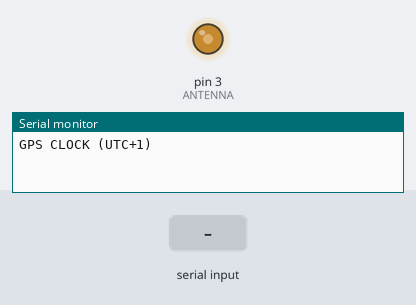
Bench run of a sketch on a simulated Arduino Uno, built with avr-gcc and run on an emulated ATmega328P. Parts: output pins drawn as LEDs (lit = HIGH), the last lines printed to the serial monitor. Dashed ring = blinking. The test bench sets the inputs (shaded band).

Above: at 1.2 s.
1.3 s: "$GPRMC\n" received over the second serial link
At 1.8 s:
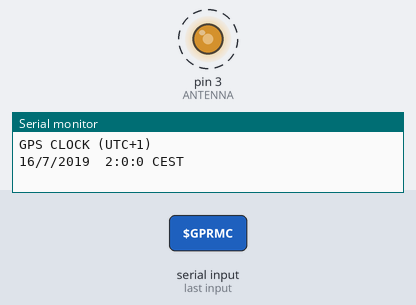
Timing chart, 0 to 10.3 s (numbered marks = the images above; inputs shaded):
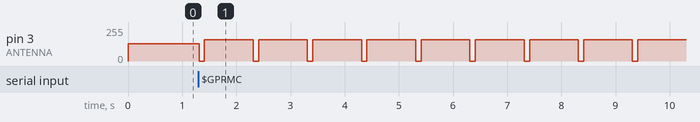

Measured:
- after the input at 1.3 s, pin 3 (ANTENNA): alternates 158/255 for 0.90 s and 0/255 for 0.10 s, starting at once

The sketch:

gps2dcf77.ino
```cpp
/*
 * Transmisor DCF77 con patrón GPS
 * No utiliza librerías para GPS ni PWM
 * * :P 2022 raphik
 *
 * El sistema mantiene la hora UTC
 * Se visualiza la hora CET/CEST (se calcula automáticamente)
 * La transmisión DCF77 es del minuto siguiente a la hora CES/CEST
 DCF77
 Position 0         5        10        15        20        25        30        35        40        45        50        55      59
          |         |         |         |         |         |         |         |         |         |         |         |       |
 VALUE    0,0,0,0,0,0,0,0,0,0,0,0,0,0,0,0,0,0,1,0,1,0,1,0,0,0,1,0,0,1,0,0,1,1,0,1,1,0,1,0,1,0,1,0,1,0,0,0,1,0,0,1,0,0,0,1,0,0,0,0
          X |___________________________________| X |___________| P |_________| P |_________| |___| |_______| |_____________| P
 CONTENT     DATOS METEOROLÓGICOS                    MINUTOS         HORAS         D.MES      D.SEM  MES       AÑO
*/

#include <TimeLib.h>
#include <SoftwareSerial.h>

#define DCF_freq 77500        // frecuencia de la portadora
#define ANTENNA 3             // antena
#define MODULATION 0
#define NO_MODULATION 127
#define S_RX    9             // pin RX (GPS-TX)
#define S_TX    8             // pin TX (GPS-RX) no es necesario conectar
// #define OLD_GPS 1024*7*86400  // 1024 semanas expresadas en segundos
// #define CET     3600          // horario de invierno (UTC+1)
// #define CEST    7200          // horario de venaro (UTC+2)

SoftwareSerial SerialGPS(S_RX, S_TX);

int DCF77[60];                // tabla con los 60 bits DCF77
int actSecond;
unsigned long prevMillis, actMillis;

// código BDC
int BCD[10][4] = { {0,0,0,0},{0,0,0,1},{0,0,1,0},{0,0,1,1},{0,1,0,0},{0,1,0,1},{0,1,1,0},{0,1,1,1},{1,0,0,0},{1,0,0,1} };


void setup(void) {
  // configuración del timer 2 a 77699 Hz
  pinMode (ANTENNA, OUTPUT) ;
  TCCR2A = 0x23 ;
  TCCR2B = 0x09 ; // mode 7, clock prescale by 1
  OCR2A = 16000000 / 77500 - 1 ; // = 206 tics de reloj => frecuencia real 16000000 / 206 = 77669 Hz
  OCR2B = 16000000 / 77500 / 2 ; // = 103 tics de reloj (50% duty cycle)

  Serial.begin(115200);
  SerialGPS.begin(38400);  // initialize software serial at 38400 baud
  Serial.println("GPS CLOCK (UTC+1)");
  prevMillis = millis();
}

void loop()
{
  while( SerialGPS.available() ) {
    String nmeaSentence = SerialGPS.readStringUntil('\n');
    if( timeStatus() != timeSet && nmeaSentence.startsWith("$GPRMC") ) {
      // función que devuelve el tiempo Unix que marca el GPS a partir de la sentencia nmea
      time_t timestampGPS = nmea2UnixTime( nmeaSentence );
      // sincronizar el sistema con la hora del GPS (hora UTC)
      setTime( timestampGPS );
      if( timeStatus() == timeSet ) {
        fillDCF77();
      }
    }
  }

  if( timeStatus() == timeSet ) {
    actSecond = second();
    actMillis = millis();
    if( actMillis >= prevMillis + 1000UL ) {
      prevMillis = actMillis;
      if( actSecond < 59 ) {
        analogWrite(ANTENNA,MODULATION); DCF77[actSecond] ? delay(200) : delay(100); analogWrite(ANTENNA,NO_MODULATION);
      } else {
        fillDCF77();
      }
      showLocalTime();
    }
  }
}


time_t nmea2UnixTime( String nmeaSentence ){
  String strTime, strDate;
  // despreciar el checksum; por ahora no se comprueba. Igual lo añado más adelante.
  String nmeaData = nmeaSentence.substring(1, nmeaSentence.length() - 4);
  byte iStart = nmeaData.indexOf( ',', 0);
  byte iStop;
  for ( byte i = 0; i < 9 ; i++ ) {
    iStop = nmeaData.indexOf( ',', iStart + 1 );
    // averiguar la hora, despreciando los milisegundos
    if ( i == 0 ) strTime = nmeaData.substring( iStart + 1, iStop - 4 );
    // averiguar la fecha
    if ( i == 8 ) strDate = nmeaData.substring( iStart + 1, iStop );
    iStart = iStop;
  }
  // calcula el tiempo Unix señalado por el GPS
  time_t unixTime = unixEpochTime( strTime.substring(0,2).toInt(), strTime.substring(2,4).toInt(), strTime.substring(4,6).toInt(),
                                   strDate.substring(0,2).toInt(), strDate.substring(2,4).toInt(), strDate.substring(4,6).toInt() );
  // si se detecta que el GPS es viejuno, corregir agregando 1024 semanas más (expresadas en segundos)
  if( unixTime < 1554508800) unixTime += 1024 * 7 * 86400;
  return unixTime;
}

time_t unixEpochTime( int horo, int minuto, int sekundo, int tago, int monato, int jaro ) {
  tmElements_t x;
  x.Hour = horo; x.Minute = minuto; x.Second = sekundo; x.Day = tago; x.Month = monato;
  // si jaro es menor que 100 (2 cifras), se le suma 2000
  if( jaro < 100 ) jaro += 2000;
  x.Year = jaro - 1970;
  return makeTime(x);
}

boolean isDST( time_t timestamp ) {
  // función que devuelve true si timestamp están dentro del horario de verano
  time_t oneOclockTimestamp; byte lastWeekdayOfMonth;

  oneOclockTimestamp = unixEpochTime( 1, 0, 0, 31, 3, year(timestamp) );     // 31 de marzo, una de la mañana
  lastWeekdayOfMonth = weekday( oneOclockTimestamp ) - 1;
  time_t startDST = oneOclockTimestamp - lastWeekdayOfMonth * 86400;  // inicio del horario de verano

  oneOclockTimestamp = unixEpochTime( 1, 0, 0, 31, 10, year(timestamp) );    // 31 de octubre, una de la mañana
  lastWeekdayOfMonth = weekday( oneOclockTimestamp ) - 1;
  time_t stopDST = oneOclockTimestamp - lastWeekdayOfMonth * 86400;   // fin del horario de verano

  //Serial.print("Start DST: "); Serial.println( startDST );
  //Serial.print("Stop DST: "); Serial.println( stopDST);

  return ( timestamp >= startDST && timestamp < stopDST ) ? true : false;
}

void showLocalTime() {
  time_t t = now();
  time_t localTime = isDST(t) ? (t+7200) : (t+3600);
  Serial.print(day(localTime)); Serial.print("/"); Serial.print(month(localTime)); Serial.print("/"); Serial.print(year(localTime)); Serial.print("  ");
  Serial.print(hour(localTime)); Serial.print(":"); Serial.print(minute(localTime)); Serial.print(":"); Serial.print(second(localTime));
  if(isDST(t)) Serial.println(" CEST"); else Serial.println(" CET");

  /*
  Serial.println("0         5        10        15        20        25        30        35        40        45        50        55      59");
  Serial.println("|         |         |         |         |         |         |         |         |         |         |         |       |");
  for(int i = 0; i < 59; i++) {
    Serial.print(DCF77[i]);
    Serial.print(",");
  }
  Serial.println("0");
  Serial.println("X |___________________________________| X |___________| P |_________| P |_________| |___| |_______| |_____________| P");
  Serial.println("   DATOS METEOROLÓGICOS                    MINUTOS         HORAS         D.MES      D.SEM  MES       AÑO");
  */
}

void fillDCF77() {
  int msb, lsb, n, aux;
  // se transmite el minuto siguiente al actual
  time_t dcfTime = now();
  int DST = isDST(dcfTime) ? 1 : 0;
  dcfTime = DST ? dcfTime+7200+120 : dcfTime+3600+120;

  // poner los 20 primeros bits a 0
  for (n = 0; n < 20; n++) DCF77[n] = 0;

  // seleccionar hora CET / CEST
  if( DST ) DCF77[17] = 1; else DCF77[18] = 1;

  // el bit 20 siempre a 1
  DCF77[20] = 1;

  // cálculo de los bits minutos
  aux = minute(dcfTime);
  lsb = aux%10; msb = aux/10;
  DCF77[21] = BCD[lsb][3]; DCF77[22] = BCD[lsb][2]; DCF77[23] = BCD[lsb][1]; DCF77[24] = BCD[lsb][0];
  DCF77[25] = BCD[msb][3]; DCF77[26] = BCD[msb][2]; DCF77[27] = BCD[msb][1];
  // cálculo de la paridad de los minutos
  aux = 0; for (n = 21; n < 28; n++) aux += DCF77[n]; DCF77[28] = aux%2;

  // cálculo de los bits horas
  aux = hour(dcfTime);
  lsb = aux%10; msb = aux/10;
  DCF77[29] = BCD[lsb][3]; DCF77[30] = BCD[lsb][2]; DCF77[31] = BCD[lsb][1]; DCF77[32] = BCD[lsb][0];
  DCF77[33] = BCD[msb][3]; DCF77[34] = BCD[msb][2];
  // cálculo de la paridad de las horas
  aux = 0; for (n = 29; n < 35; n++) aux += DCF77[n]; DCF77[35] = aux%2;

  // cálculo de los bits del día del mes
  aux = day(dcfTime);
  lsb = aux%10; msb = aux/10;
  DCF77[36] = BCD[lsb][3]; DCF77[37] = BCD[lsb][2]; DCF77[38] = BCD[lsb][1]; DCF77[39] = BCD[lsb][0];
  DCF77[40] = BCD[msb][3]; DCF77[41] = BCD[msb][2];

  // cálculo de los bits del día de la semana
  aux = weekday(dcfTime);
  lsb = aux%10 - 1; if( lsb == 0 ) lsb = 7;
  DCF77[42] = BCD[lsb][3]; DCF77[43] = BCD[lsb][2]; DCF77[44] = BCD[lsb][1];

  // cálculo de los bits del mes
  aux = month(dcfTime);
  lsb = aux%10; msb = aux/10;
  DCF77[45] = BCD[lsb][3]; DCF77[46] = BCD[lsb][2]; DCF77[47] = BCD[lsb][1]; DCF77[48] = BCD[lsb][0];
  DCF77[49] = BCD[msb][3];

  // cálculo de los bits del año
  aux = year(dcfTime);
  lsb = aux%100%10; msb = aux%100/10;
  DCF77[50] = BCD[lsb][3]; DCF77[51] = BCD[lsb][2]; DCF77[52] = BCD[lsb][1]; DCF77[53] = BCD[lsb][0];
  DCF77[54] = BCD[msb][3]; DCF77[55] = BCD[msb][2]; DCF77[56] = BCD[msb][1]; DCF77[57] = BCD[msb][0];
  // cálculo de la paridad de la fecha
  aux = 0; for (n = 36; n < 58; n++) aux += DCF77[n]; DCF77[58] = aux%2;

  // último pulso
  DCF77[59] = -1; // No hay modulación

}
```
